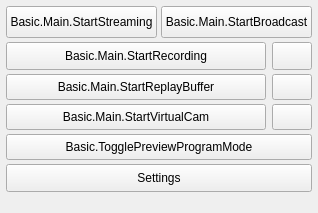
<?xml version="1.0" encoding="UTF-8"?>
<ui version="4.0">
 <class>OBSBasicControls</class>
 <widget class="QWidget" name="OBSBasicControls">
  <property name="geometry">
   <rect>
    <x>0</x>
    <y>0</y>
    <width>318</width>
    <height>213</height>
   </rect>
  </property>
  <layout class="QVBoxLayout" name="verticalLayout_9">
   <property name="spacing">
    <number>4</number>
   </property>
   <property name="leftMargin">
    <number>6</number>
   </property>
   <property name="topMargin">
    <number>6</number>
   </property>
   <property name="rightMargin">
    <number>6</number>
   </property>
   <property name="bottomMargin">
    <number>6</number>
   </property>
   <item>
    <widget class="QFrame" name="controlsFrame">
     <layout class="QVBoxLayout" name="buttonsVLayout">
      <property name="spacing">
       <number>4</number>
      </property>
      <property name="leftMargin">
       <number>0</number>
      </property>
      <property name="topMargin">
       <number>0</number>
      </property>
      <property name="rightMargin">
       <number>0</number>
      </property>
      <property name="bottomMargin">
       <number>0</number>
      </property>
      <item>
       <layout class="QHBoxLayout" name="horizontalLayout_7">
        <item>
          <widget class="QPushButton" name="streamButton">
           <property name="enabled">
            <bool>true</bool>
           </property>
           <property name="sizePolicy">
            <sizepolicy hsizetype="Ignored" vsizetype="Fixed">
             <horstretch>0</horstretch>
             <verstretch>0</verstretch>
            </sizepolicy>
           </property>
           <property name="minimumSize">
            <size>
             <width>120</width>
             <height>32</height>
            </size>
           </property>
           <property name="text">
            <string>Basic.Main.StartStreaming</string>
           </property>
          </widget>
         </item>
         <item>
          <widget class="QPushButton" name="broadcastButton">
           <property name="enabled">
            <bool>true</bool>
           </property>
           <property name="sizePolicy">
            <sizepolicy hsizetype="Ignored" vsizetype="Fixed">
             <horstretch>0</horstretch>
             <verstretch>0</verstretch>
            </sizepolicy>
           </property>
           <property name="minimumSize">
            <size>
             <width>120</width>
             <height>32</height>
            </size>
           </property>
          <property name="text">
           <string>Basic.Main.StartBroadcast</string>
          </property>
         </widget>
        </item>
       </layout>
      </item>
      <item>
       <layout class="QHBoxLayout" name="recordingLayout">
        <property name="spacing">
         <number>6</number>
        </property>
        <property name="leftMargin">
         <number>0</number>
        </property>
        <property name="topMargin">
         <number>0</number>
        </property>
        <property name="rightMargin">
         <number>0</number>
        </property>
        <property name="bottomMargin">
         <number>0</number>
        </property>
        <item>
         <widget class="QPushButton" name="recordButton">
          <property name="enabled">
           <bool>true</bool>
          </property>
          <property name="sizePolicy">
           <sizepolicy hsizetype="MinimumExpanding" vsizetype="Fixed">
            <horstretch>0</horstretch>
            <verstretch>0</verstretch>
           </sizepolicy>
          </property>
           <property name="minimumSize">
            <size>
             <width>0</width>
             <height>28</height>
            </size>
           </property>
           <property name="text">
            <string>Basic.Main.StartRecording</string>
          </property>
         </widget>
        </item>
        <item>
         <widget class="QPushButton" name="pauseRecordButton">
          <property name="enabled">
           <bool>true</bool>
          </property>
          <property name="minimumSize">
            <size>
             <width>32</width>
             <height>28</height>
            </size>
          </property>
          <property name="toolTip">
           <string>Basic.Main.PauseRecording</string>
          </property>
          <property name="accessibleName">
           <string>Basic.Main.PauseRecording</string>
          </property>
          <property name="icon">
           <iconset resource="obs.qrc">
            <normaloff>:/res/images/media-pause.svg</normaloff>:/res/images/media-pause.svg</iconset>
          </property>
          <property name="class" stdset="0">
           <string>icon-media-pause</string>
          </property>
         </widget>
        </item>
       </layout>
      </item>
      <item>
       <layout class="QHBoxLayout" name="replayBufferLayout">
        <property name="spacing">
         <number>6</number>
        </property>
        <property name="leftMargin">
         <number>0</number>
        </property>
        <property name="topMargin">
         <number>0</number>
        </property>
        <property name="rightMargin">
         <number>0</number>
        </property>
        <property name="bottomMargin">
         <number>0</number>
        </property>
        <item>
         <widget class="QPushButton" name="replayBufferButton">
          <property name="enabled">
           <bool>true</bool>
          </property>
          <property name="sizePolicy">
           <sizepolicy hsizetype="MinimumExpanding" vsizetype="Fixed">
            <horstretch>0</horstretch>
            <verstretch>0</verstretch>
           </sizepolicy>
          </property>
           <property name="minimumSize">
            <size>
             <width>0</width>
             <height>26</height>
            </size>
           </property>
           <property name="text">
            <string>Basic.Main.StartReplayBuffer</string>
          </property>
         </widget>
        </item>
        <item>
         <widget class="QPushButton" name="saveReplayButton">
          <property name="enabled">
           <bool>true</bool>
          </property>
          <property name="minimumSize">
            <size>
             <width>32</width>
             <height>26</height>
            </size>
           </property>
           <property name="toolTip">
            <string>Basic.Main.SaveReplay</string>
          </property>
          <property name="accessibleName">
           <string>Basic.Main.SaveReplay</string>
          </property>
          <property name="icon">
           <iconset resource="obs.qrc">
            <normaloff>:/res/images/save.svg</normaloff>:/res/images/save.svg</iconset>
          </property>
          <property name="class" stdset="0">
           <string>icon-save</string>
          </property>
         </widget>
        </item>
       </layout>
      </item>
      <item>
       <layout class="QHBoxLayout" name="virtualCamLayout">
        <property name="spacing">
         <number>6</number>
        </property>
        <property name="leftMargin">
         <number>0</number>
        </property>
        <property name="topMargin">
         <number>0</number>
        </property>
        <property name="rightMargin">
         <number>0</number>
        </property>
        <property name="bottomMargin">
         <number>0</number>
        </property>
        <item>
         <widget class="QPushButton" name="virtualCamButton">
          <property name="enabled">
           <bool>true</bool>
          </property>
          <property name="sizePolicy">
           <sizepolicy hsizetype="MinimumExpanding" vsizetype="Fixed">
            <horstretch>0</horstretch>
            <verstretch>0</verstretch>
           </sizepolicy>
          </property>
           <property name="minimumSize">
            <size>
             <width>0</width>
             <height>26</height>
            </size>
           </property>
           <property name="text">
            <string>Basic.Main.StartVirtualCam</string>
          </property>
         </widget>
        </item>
        <item>
         <widget class="QPushButton" name="virtualCamConfigButton">
          <property name="enabled">
           <bool>true</bool>
          </property>
          <property name="minimumSize">
            <size>
             <width>32</width>
             <height>26</height>
            </size>
           </property>
           <property name="toolTip">
            <string>Basic.Main.VirtualCamConfig</string>
          </property>
          <property name="accessibleName">
           <string>Basic.Main.VirtualCamConfig</string>
          </property>
          <property name="icon">
           <iconset resource="obs.qrc">
            <normaloff>:/settings/images/settings/general.svg</normaloff>:/settings/images/settings/general.svg</iconset>
          </property>
          <property name="class" stdset="0">
           <string>icon-gear</string>
          </property>
         </widget>
        </item>
       </layout>
      </item>
      <item>
       <widget class="QPushButton" name="modeSwitch">
        <property name="sizePolicy">
         <sizepolicy hsizetype="Ignored" vsizetype="Fixed">
          <horstretch>0</horstretch>
          <verstretch>0</verstretch>
         </sizepolicy>
        </property>
        <property name="minimumSize">
         <size>
          <width>120</width>
          <height>26</height>
         </size>
        </property>
        <property name="text">
         <string>Basic.TogglePreviewProgramMode</string>
        </property>
       </widget>
      </item>
      <item>
       <widget class="QPushButton" name="settingsButton">
        <property name="sizePolicy">
         <sizepolicy hsizetype="Ignored" vsizetype="Fixed">
          <horstretch>0</horstretch>
          <verstretch>0</verstretch>
         </sizepolicy>
        </property>
        <property name="minimumSize">
         <size>
          <width>120</width>
          <height>28</height>
         </size>
        </property>
        <property name="text">
         <string>Settings</string>
        </property>
       </widget>
      </item>
      <item>
       <spacer name="expVSpacer">
        <property name="orientation">
         <enum>Qt::Orientation::Vertical</enum>
        </property>
        <property name="sizeHint" stdset="0">
         <size>
          <width>0</width>
          <height>0</height>
         </size>
        </property>
       </spacer>
      </item>
     </layout>
    </widget>
   </item>
  </layout>
 </widget>
 <resources>
  <include location="obs.qrc"/>
 </resources>
 <connections/>
</ui>
